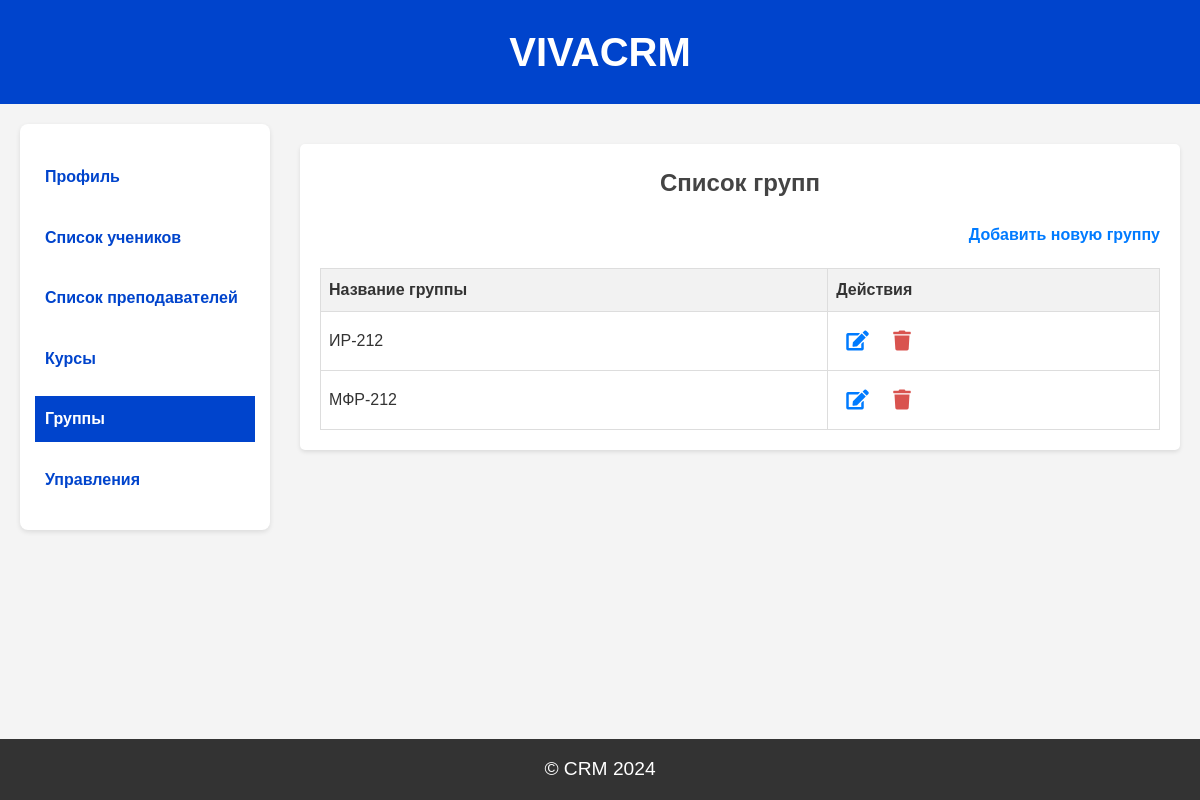
Before: /groups (signed in) with the older database file.
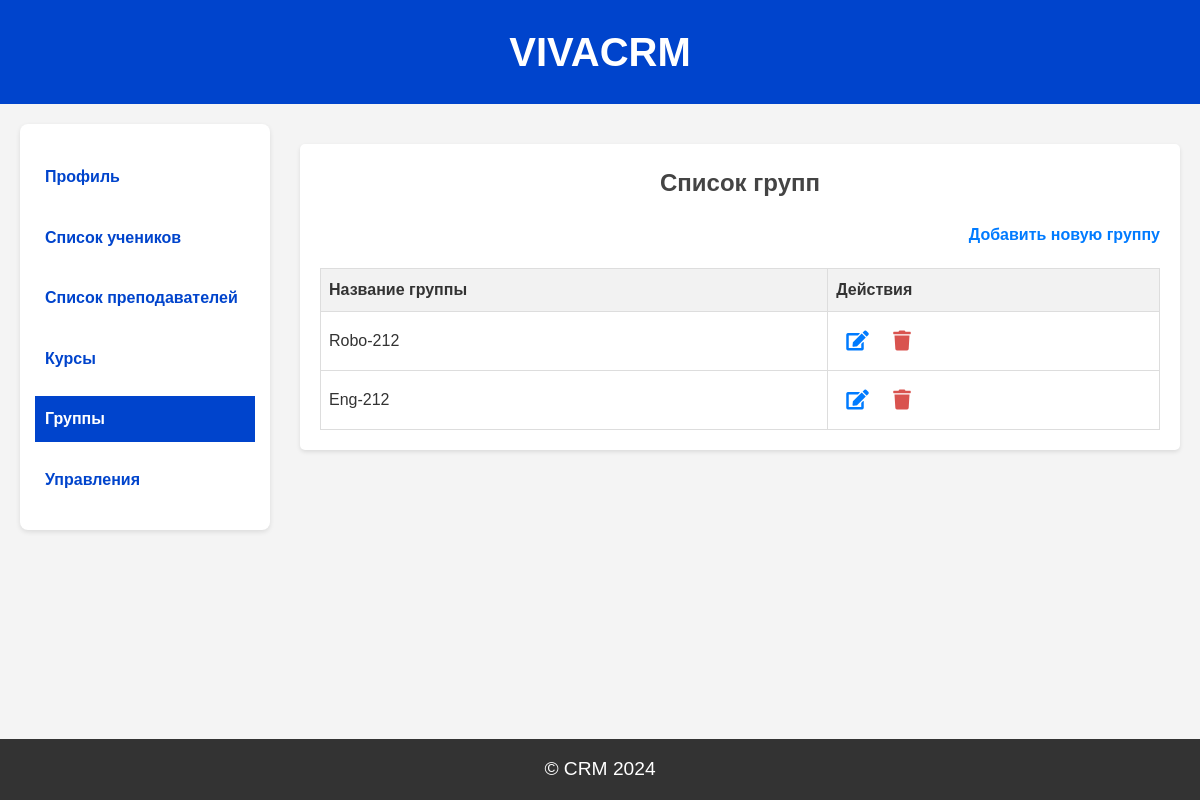
After: the same page with the newer database file.
### models.py (models this page shows)
class Group(db.Model):
    id = db.Column(db.Integer, primary_key=True)
    group_name = db.Column(db.String(100), nullable=False)
    students = db.relationship('ManageStudent', back_populates='group')
    teachers = db.relationship('ManageTeacher', back_populates='group')

### app.py (the view)
@app.route('/groups', methods=['GET'])
@login_required
@role_required('Администратор')
def list_groups():
    administrator = Administrator.query.filter_by(admin_id=current_user.id).first()
    groups = Group.query.all()
    return render_template('groups.html', groups=groups, administrator=administrator)

### app.py (called while the page is built)
@login_manager.user_loader
def load_user(user_id):
    return Users.query.get(int(user_id))

def role_required(role):
    def decorator(f):
        @wraps(f)
        def wrapped(*args, **kwargs):
            if not current_user.is_authenticated or current_user.role != role:
                flash('Недостаточно прав доступа')
                return redirect(url_for('login'))
            return f(*args, **kwargs)
        return wrapped
    return decorator

### templates/groups.html (shortened to what this page needs)
{% extends "base_administrator.html" %}
{% block content %}
<div class="group-form ">
    <h2>Список групп</h2>
    <a href="{{ url_for('add_group') }}" class="add-group-link">Добавить новую группу</a>
    <table class="group-list-table">
        <thead>
            <tr>
                <th>Название группы</th>
                <th>Действия</th>
            </tr>
        </thead>
        <tbody>
            {% for group in groups %}
            <tr>
                <td>{{ group.group_name }}</td>
                <td>
                    <a href="{{ url_for('edit_group', id=group.id) }}" class="btn-edit"><i class="fa fa-edit"></i></a>
                    <a href="{{ url_for('delete_group', id=group.id) }}" class="btn-danger"><i class="fa fa-trash"></i></a>
                </td>
            </tr>
            {% endfor %}
        </tbody>
    </table>
</div>
{% endblock %}

Changed rows visible on the page:
changed Group: group_name "ИР-212" → "Robo-212"
changed Group: group_name "МФР-212" → "Eng-212"
